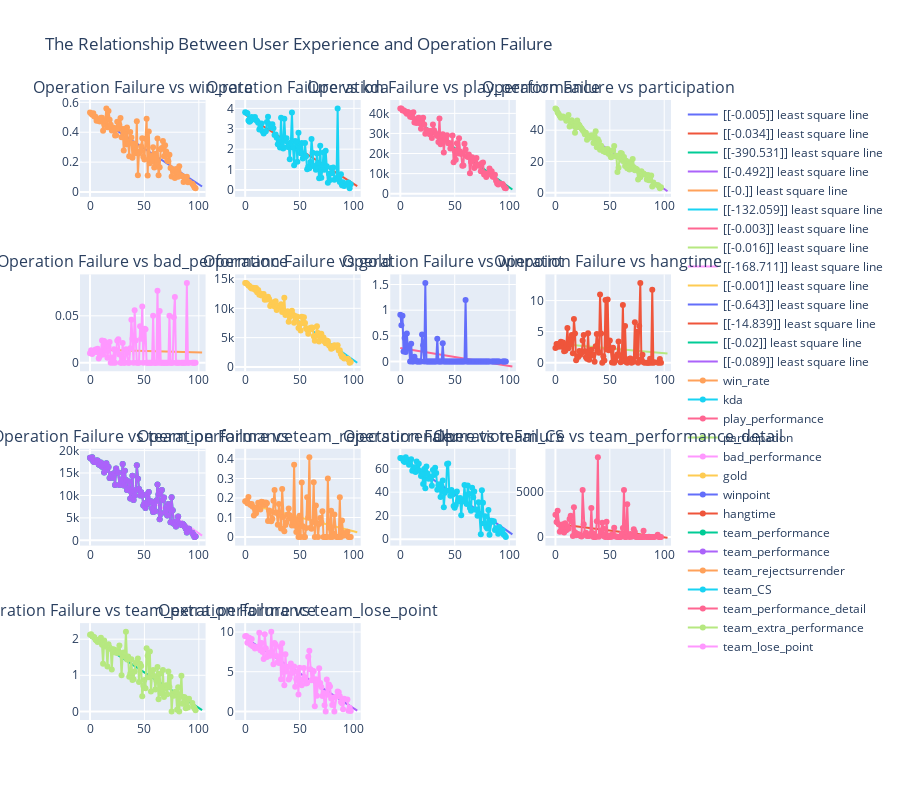

Notebook cell for this chart:
### Code cell
# 绘制可视化图片验证猜想
opr_selfteam_index=pd.concat([pd.concat([operation_win_rate,data.loc[:,'kda':'hangtime']],axis=1,ignore_index=False).rename(columns={0: 'win_rate'}),data.loc[:,'team_performance':'team_lose_point']],axis=1,ignore_index=False).columns
opr_selfteam_list=opr_selfteam_index.values.tolist()

def c_opr_selfteam_mean(m):
    opr_selfteam_mean_list=[operation_self_mean,operation_team_mean]
    return opr_selfteam_mean_list[m]

notice_line=np.ones(len(operation_win_rate)-10)/2

def c_opr_selfteam_index(k):
    return opr_selfteam_index[k]

def c_opr_selfteam_list(p):
    self_team=[]
    for names in opr_selfteam_list:
        answer=c_netope_list(p)+' '+'vs'+' '+names
        self_team.append(answer)
    return self_team

def uexp_o (w,m,k,r,c):
    return uexper_np.add_trace(go.Scatter(x=no_i(w),y=c_opr_selfteam_mean(m)[c_opr_selfteam_index(k)],name=c_opr_selfteam_index(k),mode='lines+markers'),row=r, col=c)

def leastsquare_o(m,k,r,c):
    x_data=c_opr_selfteam_mean(m)[c_opr_selfteam_index(k)].index.values[:,np.newaxis]
    y_data=c_opr_selfteam_mean(m)[c_opr_selfteam_index(k)].values[:,np.newaxis]
    reg=LinearRegression().fit(x_data,y_data)
    reg_coef=str(reg.coef_.round(3))
    reg_predict=reg.predict(x_data).flatten()
    return uexper_np.add_trace(go.Scatter(x=x_data.flatten(),y=reg_predict,name=reg_coef+' least square line',mode='lines'),row=r, col=c)

uexper_np = make_subplots(rows=4, cols=4,subplot_titles=(c_net_selfteam_list(1)))

leastsquare_o(0,0,1,1)
leastsquare_o(0,1,1,2)
leastsquare_o(0,2,1,3)
leastsquare_o(0,3,1,4)
leastsquare_o(0,4,2,1)
leastsquare_o(0,5,2,2)
leastsquare_o(0,6,2,3)
leastsquare_o(0,7,2,4)
leastsquare_o(1,8,3,1)
leastsquare_o(1,9,3,2)
leastsquare_o(1,10,3,3)
leastsquare_o(1,11,3,4)
leastsquare_o(1,12,4,1)
leastsquare_o(1,13,4,2)

uexp_o(1,0,0,1,1)
uexp_o(1,0,1,1,2)
uexp_o(1,0,2,1,3)
uexp_o(1,0,3,1,4)
uexp_o(1,0,4,2,1)
uexp_o(1,0,5,2,2)
uexp_o(1,0,6,2,3)
uexp_o(1,0,7,2,4)
uexp_o(1,1,8,3,1)
uexp_o(1,1,8,3,1)
uexp_o(1,1,9,3,2)
uexp_o(1,1,10,3,3)
uexp_o(1,1,11,3,4)
uexp_o(1,1,12,4,1)
uexp_o(1,1,13,4,2)

uexper_np=uexper_np.update_layout(height=800, title_text="The Relationship Between User Experience and Operation Failure")
uexper_np.show()

'''
出现的现象类似与断线影响
'''
